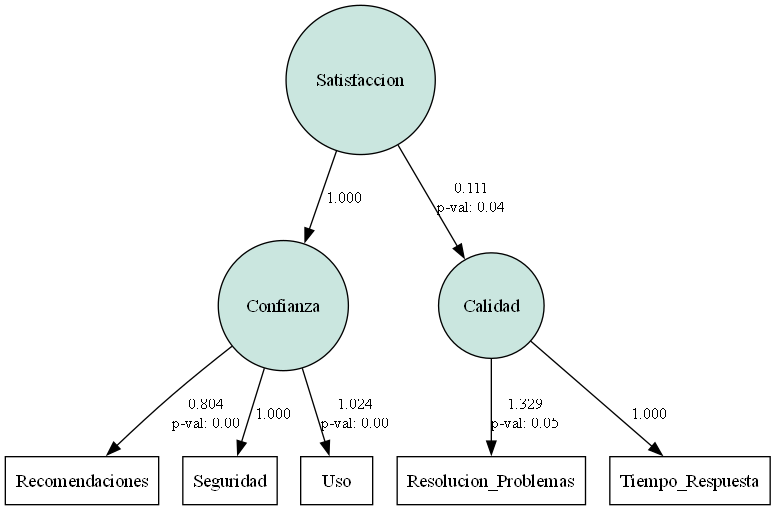
#> input picture Repasos/ex2/pd.png, 776 x 510 px
$ jupyter execute --allow-errors examenprueba-2do-parcial.ipynb   (shell and % lines are left out)
#> lines starting #> are read from the running program, lines starting #| are printed output that depends on the picture
[cell 1]
import pandas as pd
import numpy as np
from scipy.optimize import minimize
import statsmodels.api as sm
import scipy.stats as stats
from sklearn.preprocessing import StandardScaler
import math

from auto_ts import auto_timeseries
from sklearn.metrics import mean_squared_error
import pmdarima as pm

from PIL import Image
from IPython.display import display

from semopy import Model, Optimizer, semplot
import matplotlib.pyplot as plt

# Examen: Análisis de Datos Avanzado y Optimización en Decisiones Empresariales

## Empresa Ficticia: DataMart Solutions Inc.

### Introducción

DataMart Solutions Inc. es una empresa de tecnología que se especializa en ofrecer servicios avanzados de análisis de datos y optimización para negocios de comercio electrónico y empresas de bienes de consumo. Utiliza modelos predictivos y pruebas de hipótesis para mejorar la eficiencia operativa, aumentar la satisfacción del cliente y optimizar la asignación de presupuesto en marketing.

### Contexto General

DataMart Solutions tiene cuatro áreas clave de enfoque:

1. **Pronóstico de Ventas**: La empresa necesita prever las ventas mensuales para optimizar la gestión de inventario y ajustar la producción de sus clientes.
2. **Satisfacción del Cliente**: Utilizan análisis avanzados para comprender los factores que influyen en la satisfacción del cliente y mejorar la experiencia del usuario.
3. **Pricing**: Utilizan análisis estadísticos inferenciales para ayudar a establecer el precio de sus productos.
4. **Estrategias de Marketing**: Optimización de la asignación de presupuesto para adquisición de clientes en varios canales publicitarios.

---

## Instrucciones Generales

- Este examen se centra en aplicar técnicas avanzadas de análisis de datos y optimización en un contexto práctico.
- Utiliza Python y, cuando sea necesario, herramientas como `auto-ts`, `scipy.optimize`, y `statsmodels`.
- Asegúrate de proporcionar tus razonamientos, interpretaciones y pasos detallados para cada pregunta.

---

## Parte 1: Pronóstico de Ventas Mensuales con `auto-ts` (25 puntos)

**Contexto**
DataMart Solutions necesita prever las ventas mensuales de sus principales productos para el próximo año, ya que han experimentado fluctuaciones en las ventas debido a factores estacionales. Estos pronósticos permitirán a DataMart gestionar mejor el inventario y planificar campañas de marketing más efectivas.

**Ejercicio**
1. **Construcción del Modelo (15 puntos):**
   - Utiliza la librería `auto-ts` (o Prophet, ML y ARIMA de manera separada en caso de que no te sirva la paquetería), y los datos de ventas de los últimos tres años para construir un modelo de pronóstico de las ventas mensuales para el próximo año.
   - Realiza una división del conjunto de datos en entrenamiento (80%) y prueba (20%).
   - Genera un gráfico que muestre las ventas históricas, las predicciones del modelo en el conjunto de prueba y las predicciones para los próximos 12 meses.
   - Calcula el RMSE en el conjunto de prueba y muestra el gráfico de las ventas futuras predichas.

2. **Recomendación de Inventario (10 puntos):**
   - Basándote en la predicción de ventas para los próximos 12 meses, elabora dos recomendaciones sobre cómo DataMart debería ajustar la gestión de inventario. Considera picos y tendencias en las ventas para definir estrategias.

### Visualizar datos y separación de training y testing

#> (a cell that did not finish here is left out)

### Creación de modelos para el pronóstico

#### Auto TS

#> (a cell that did not finish here is left out)

#> (a cell that did not finish here is left out)

#### ARIMA

Dado que AutoTs no creo un modelo ARIMA, se hará uno por separado.

#> (a cell that did not finish here is left out)

### Comparación de Modelos

#> (a cell that did not finish here is left out)

**El modelo que AutoTs tomó como "mejor" es el ML model.**

[cell 7]
plt.figure(figsize=(12,6))
#> (this line was passed over: IPython is not available in this run)
#> (the rest of this cell did not finish here and is left out)

#### RMSE de los modelos

#> (a cell that did not finish here is left out)

### Pronósticos

Dado que el modelo ML es el que tiene menor RMSE, es el que se elegirá para los pronósticos.

[cell 9]
future_periods = 12
#> (the rest of this cell did not finish here and is left out)

---

## Parte 2: Análisis de Satisfacción del Cliente con SEM (25 puntos)

**Contexto**
DataMart Solutions quiere mejorar la satisfacción del cliente en su plataforma de servicios de análisis. Han identificado factores clave como la **confianza en la plataforma** y la **calidad del servicio** que afectan directamente la satisfacción del cliente. Además, creen que el **tamaño de la empresa** del cliente podría influir en estos factores.

**Ejercicio**
1. **Construcción del Modelo SEM (15 puntos):**
   - Construye un modelo SEM que incluya las variables latentes **confianza en la plataforma** (medida por `Seguridad`, `Facilidad de Uso` y `Recomendaciones`) y **calidad del servicio** (medida por `Tiempo de Respuesta` y `Resolución de Problemas`).
   - Genera un gráfico de las trayectorias y muestra las cargas factoriales y coeficientes de cada relación en el modelo.

2. **Interpretación y Recomendación de Mejora (10 puntos):**
   - Con base en los resultados del modelo SEM, responde lo siguiente:
     - ¿Qué impacto tienen la **confianza en la plataforma** y la **calidad del servicio** en la **satisfacción del cliente**?
   - Proporciona dos recomendaciones para que DataMart mejore la satisfacción del cliente, basadas en los hallazgos del modelo.

### Construcción del modelo SEM

#> (a cell that did not finish here is left out)

#### Escalado de Datos

#> (a cell that did not finish here is left out)

[cell 12]
model_desc = """
# Latent Variables
Confianza =~ Seguridad + Uso + Recomendaciones
Calidad =~ Tiempo_Respuesta + Resolucion_Problemas
"""

#> (the rest of this cell did not finish here and is left out)

#> (a cell that did not finish here is left out)

[cell 14]
img = Image.open("pd.png")
#> img is the input picture: PIL image 776x510 RGBA; mean R, G, B, A 243.7, 246.4, 245.7, 254.8
img_resized = img.resize((900, 300))
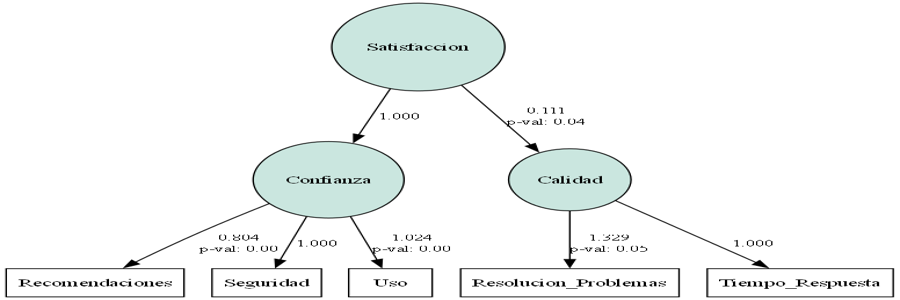
#> img_resized: PIL image 900x300 RGBA; mean R, G, B, A 243.5, 246.2, 245.5, 254.8; transparent parts drawn white
display(img_resized)
